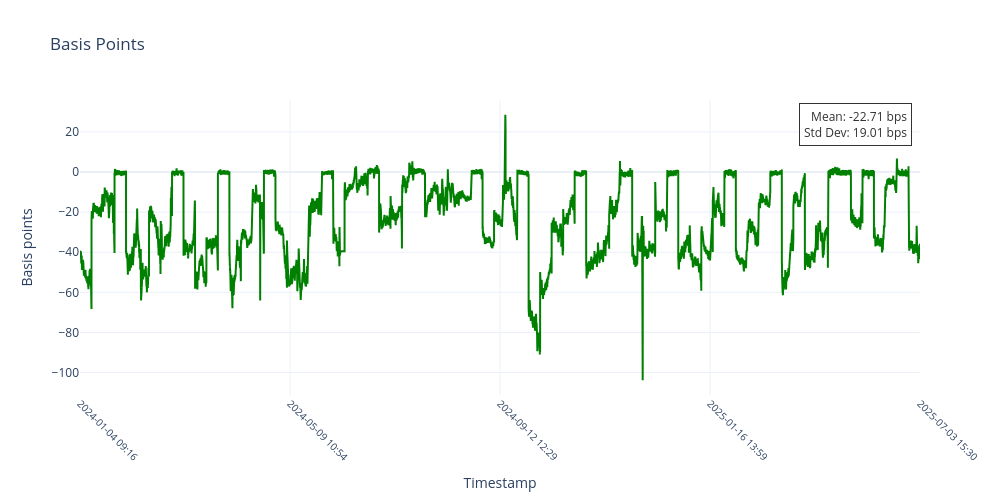

Notebook source saved alongside this figure:
### Markdown cell above
### Basis Points

### Code cell
basis_points = ((spot_and_futures_data['Spot'] - spot_and_futures_data['Futures']) / spot_and_futures_data['Futures']) * 10000
x_vals = spot_and_futures_data.index 

mean_basis_points = np.mean(basis_points)
std_basis_points = np.std(basis_points)

num_ticks = 5
tick_indices = np.linspace(0, len(basis_points) - 1, num_ticks, dtype=int)
tickvals = [x_vals[i] for i in tick_indices]
ticktext = spot_and_futures_data.index[tick_indices].strftime('%Y-%m-%d %H:%M')

fig = go.Figure()
fig.add_trace(go.Scatter(
    x=x_vals,
    y=basis_points,
    mode='lines',
    line=dict(color='green'),
    name='Basis Points'
))

annotation_text = f"Mean: {mean_basis_points:.2f} bps<br>Std Dev: {std_basis_points:.2f} bps"
fig.add_annotation(
    text=annotation_text,
    xref='paper', yref='paper',
    x=0.99, y=0.99,
    xanchor='right', yanchor='top',
    showarrow=False,
    font=dict(size=12, color='black'),
    align='right',
    bordercolor='black',
    borderwidth=1,
    borderpad=4,
    bgcolor='white',
    opacity=0.8
)

fig.update_layout(
    title='Basis Points',
    xaxis=dict(
        title='Timestamp',
        tickmode='array',
        tickvals=tickvals,
        ticktext=ticktext,
        type='category',
        tickangle=45,
        tickfont=dict(size=10)
    ),
    yaxis_title='Basis points',
    template='plotly_white',
    width=1000,
    height=500
)

fig.show()

### Figure 1 — Plotly figure (JSON) as saved in the notebook; plotly's stock layout.template omitted (floating-point values rounded to 4 significant figures; data arrays with more than 128 entries replaced by an {"elided": "..."} marker saying what was removed)
{"data": [{"line": {"color": "green"}, "mode": "lines", "name": "Basis Points", "type": "scatter", "x": {"elided": "27349 str values"}, "y": {"elided": "27349 float values"}}], "layout": {"annotations": [{"align": "right", "bgcolor": "white", "bordercolor": "black", "borderpad": 4, "borderwidth": 1, "font": {"color": "black", "size": 12}, "opacity": 0.8, "showarrow": false, "text": "Mean: -22.71 bps<br>Std Dev: 19.01 bps", "x": 0.99, "xanchor": "right", "xref": "paper", "y": 0.99, "yanchor": "top", "yref": "paper"}], "height": 500, "title": {"text": "Basis Points"}, "width": 1000, "xaxis": {"tickangle": 45, "tickfont": {"size": 10}, "tickmode": "array", "ticktext": ["2024-01-04 09:16", "2024-05-09 10:54", "2024-09-12 12:29", "2025-01-16 13:59", "2025-07-03 15:30"], "tickvals": ["2024-01-04T09:16:00", "2024-05-09T10:54:00", "2024-09-12T12:29:00", "2025-01-16T13:59:00", "2025-07-03T15:30:00"], "title": {"text": "Timestamp"}, "type": "category"}, "yaxis": {"title": {"text": "Basis points"}}}}
